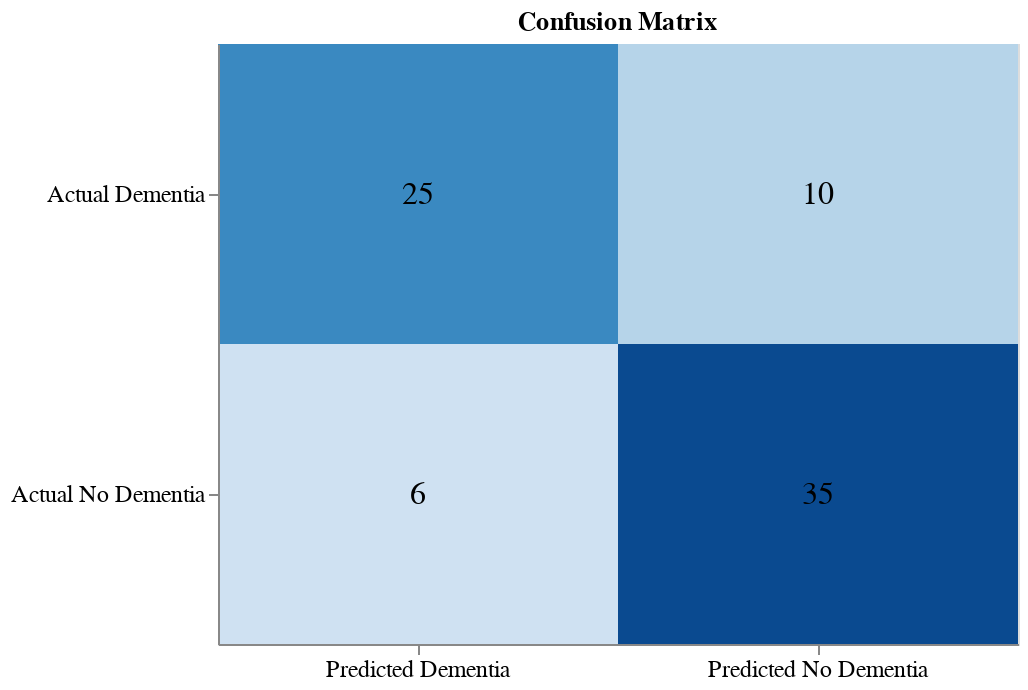

Notebook cell for this chart:
### Code cell
conf_matrix_i = confusion_matrix(y_test, pred_logreg_i)
conf_df_i = pd.DataFrame(conf_matrix_i, index=['Actual Dementia', 'Actual No Dementia'],
                       columns=['Predicted Dementia', 'Predicted No Dementia'])

print(conf_df_i)

# Print a classification report
print("Classification Report:")
print(classification_report(y_test, pred_logreg_i))

alt.themes.enable("default")
altair_conf_table(conf_df_i)

### Figure 1 — Vega-Lite specification as saved in the notebook (floating-point values rounded to 4 significant figures)
{"config": {"view": {"continuousWidth": 400, "continuousHeight": 300}, "axis": {"labelAngle": 0, "labelFontSize": 12, "title": null}, "legend": {"cornerRadius": 10, "direction": "horizontal", "fillColor": "#f5f5f5", "labelColor": "gray", "labelFont": "Arial", "labelFontSize": 12, "legendX": 650, "legendY": 0, "orient": "none", "padding": 10, "strokeColor": "white", "title": null}}, "layer": [{"mark": "rect", "encoding": {"color": {"field": "value", "legend": null, "scale": {"scheme": "blues"}, "type": "quantitative"}, "tooltip": [{"field": "value", "type": "nominal"}], "x": {"field": "variable", "type": "ordinal"}, "y": {"field": "index", "type": "ordinal"}}, "height": 300, "title": "Confusion Matrix", "width": 400}, {"mark": {"type": "text", "baseline": "middle", "fontSize": 16}, "encoding": {"text": {"field": "value", "type": "quantitative"}, "x": {"field": "variable", "type": "ordinal"}, "y": {"field": "index", "type": "ordinal"}}}], "data": {"name": "data-97929730f3a7a8dc7a209e7d36695794"}, "$schema": "https://vega.github.io/schema/vega-lite/v4.17.0.json", "datasets": {"data-97929730f3a7a8dc7a209e7d36695794": [{"index": "Actual Dementia", "variable": "Predicted Dementia", "value": 25}, {"index": "Actual No Dementia", "variable": "Predicted Dementia", "value": 6}, {"index": "Actual Dementia", "variable": "Predicted No Dementia", "value": 10}, {"index": "Actual No Dementia", "variable": "Predicted No Dementia", "value": 35}]}}
